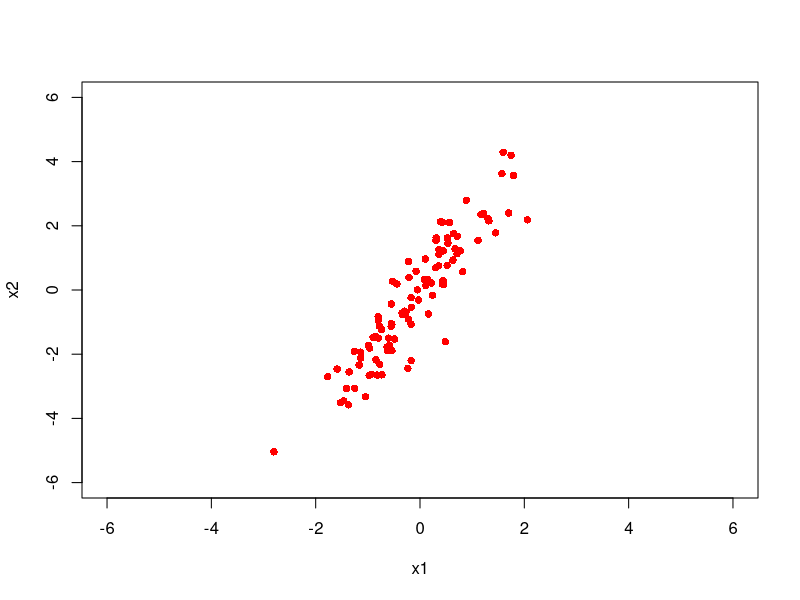
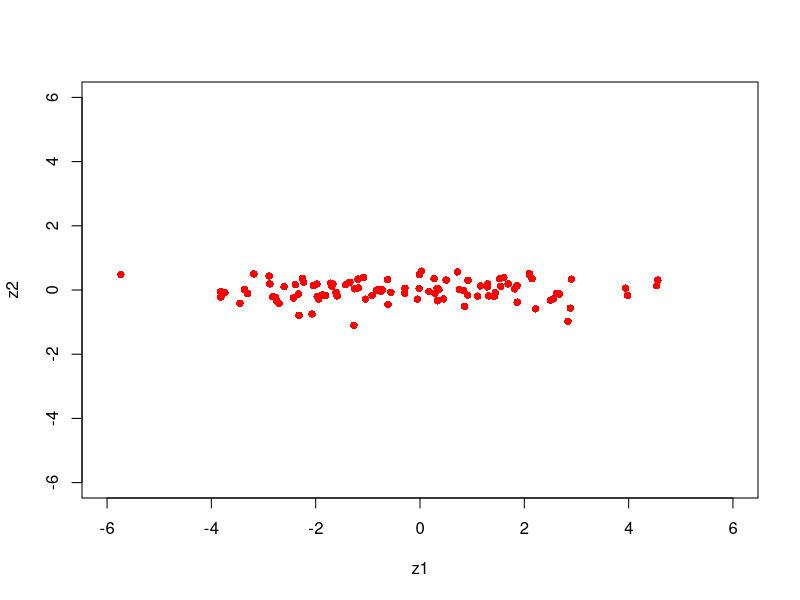
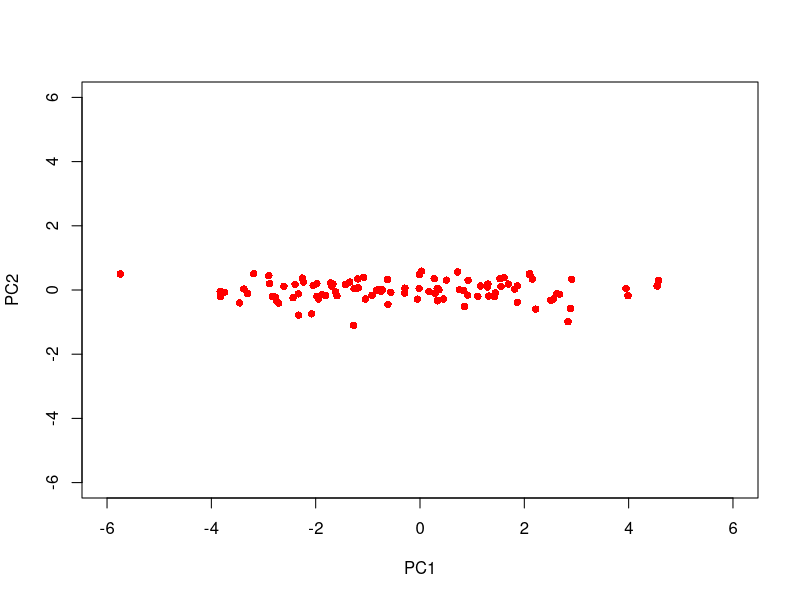
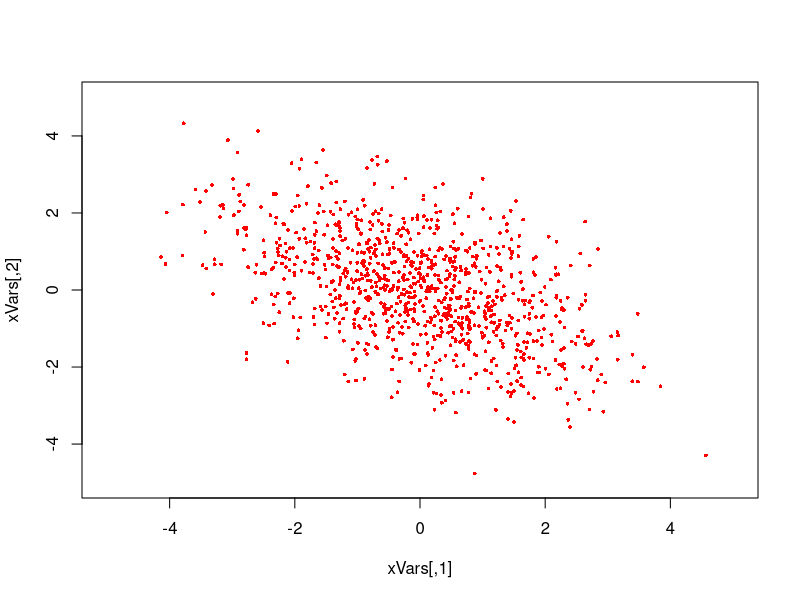
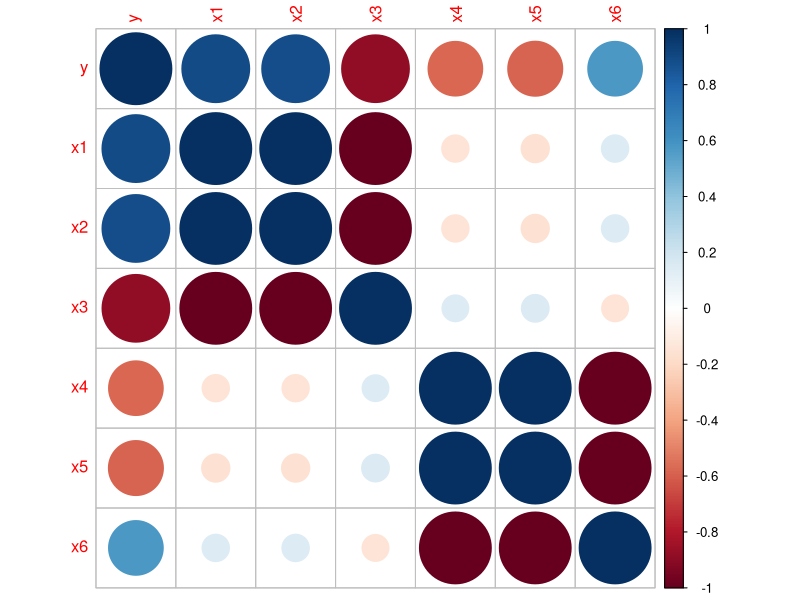
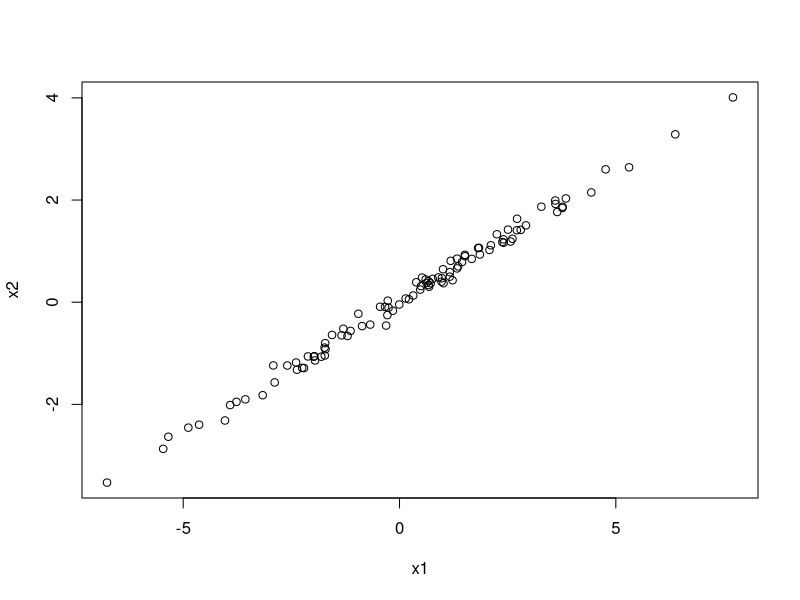
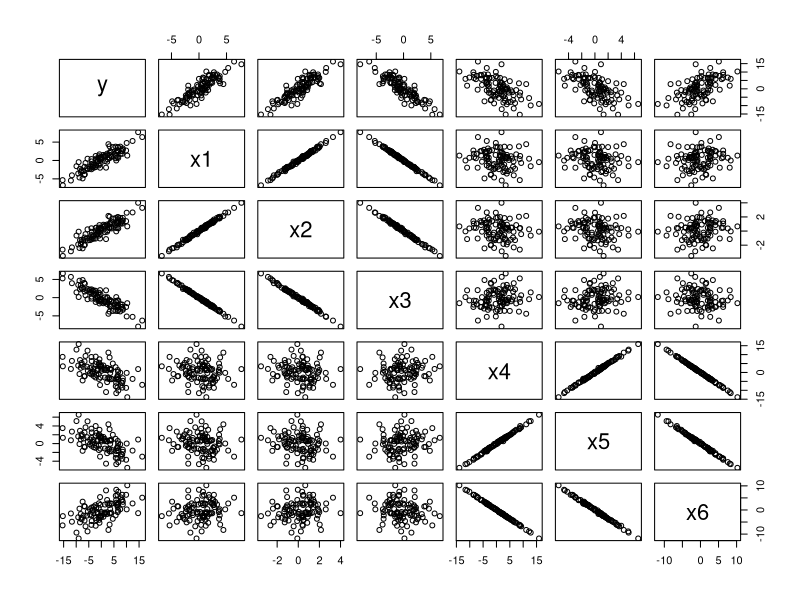
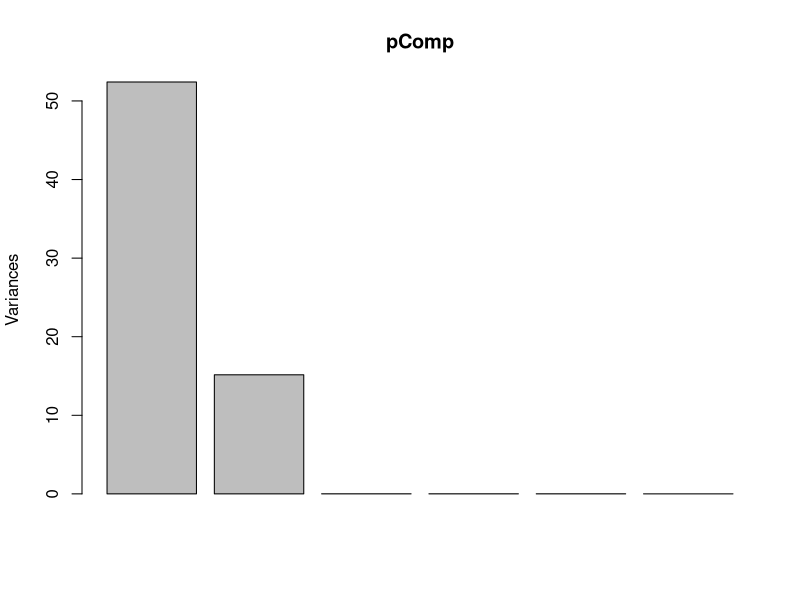

Generate these figures, in order, with R:

library(car)
library(corrplot)
library(ggplot2)

#############################################################################################
# A useful funciton for visualizing the first two principal components
#############################################################################################

PCA_Plot = function(pcaData)
{
  library(ggplot2)
  
  theta = seq(0,2*pi,length.out = 100)
  circle = data.frame(x = cos(theta), y = sin(theta))
  p = ggplot(circle,aes(x,y)) + geom_path()
  
  loadings = data.frame(pcaData$rotation, .names = row.names(pcaData$rotation))
  p + geom_text(data=loadings, mapping=aes(x = PC1, y = PC2, label = .names, colour = .names, fontface="bold")) +
    coord_fixed(ratio=1) + labs(x = "PC1", y = "PC2")
}

#############################################################################################
# First Example
#
# Two x-variables that are highly correlated and one y-variable
#############################################################################################

# Make a simple correlated dataset
x1 = rnorm(100)
x2 = 2 * x1 + rnorm(100, 0, .7)

# Make a data.frame out of it and explore it
d = data.frame(x1, x2)
cov(d)
plot(d, pch=16, col="red", xlim=c(-6, 6), ylim=c(-6, 6))

# Transform the variables and plot
z1 = .41*x1 + .91*x2
z2 = -.91*x1 + .41*x2
dTrans = data.frame(z1, z2)
plot(dTrans, pch=16, col="red", xlim=c(-6, 6), ylim=c(-6, 6))

# Check out the correlation of the data
corM = cor(d)
print(corM)

# Check out the covariance of the data
covM = cov(d)
print(covM)

# Now, compute the principal components and investigate
p = prcomp(d)
print(p)
summary(p)

# Grab the matrix of eigenvectors and multiply the data by it and plot!
R = as.matrix(p$rotation)
R
dPrin = as.matrix(d) %*% R
plot(dPrin, xlim=c(-6, 6), ylim=c(-6, 6), col="red", pch=16)

#############################################################################################
# Second Example
#
# Simple eigenvalue eigenvector calculation
#############################################################################################

# Create a simple symmetric covariance matrix
covMat = matrix(c(2, -1, -1, 2), nrow=2, ncol=2)

# Compute its eigenvalues/vectors
eigen(covMat)

# Build a dataset with our simple covariance matrix
library(MASS)
xVars = mvrnorm(1000,rep(0,2),Sigma=covMat)
plot(xVars, pch=16, cex=.5, col="red", xlim=c(-5, 5), ylim=c(-5, 5))

# Compute the principal components
prcomp(xVars)   # Note that there is a small difference in the
                # covariance matrix from what we built it as
                # This is normal given that we are working with
                # a sample, not the population

#############################################################################################
# Second Example
#
# Low dimensional data hiding in many variables, significance for regression
#############################################################################################

# Build a dataset that has essentially two underlying "factors" A and B
A = rnorm(100, 0, 1)
B = rnorm(100, 0, 1)

# We use A and B to build 6 x-variables.  The first three are correlated to A and the second three to B
x1 = 2.5 * A + rnorm(100, 0, .1)
x2 = 1.3 * A + rnorm(100, 0, .1)
x3 = -2.5 * A + rnorm(100, 0, .1)
x4 = 5.6 * B + rnorm(100, 0, .1)
x5 = 2.3 * B + rnorm(100, 0, .1)
x6 = -4.1 * B + rnorm(100, 0, .1)

# Now build a dependent y variable from A and B
y = 5 * A - 3 * B

# Build a data frame
d = data.frame(y, x1, x2, x3, x4, x5, x6)

# Take a look at the summary statistics
c = cor(d)
print(round(c, 2))
library(corrplot)
corrplot(c)
plot(x1, x2)

plot(d)

# Try an initial full-fit
fit = lm(y ~ ., data=d)
summary(fit)

# Take a look at the variance inflation factors

vif(fit)

# Compute principal components and plot (gives a scree plot of the eigenvalues)
pComp = prcomp(d[,2:7])
summary(pComp)

# Gives a scree plot 
plot(pComp)

# The PCA_Plot funciton defined above plots the first two principal components by 
# Placing the labels x1 - x6 in the plane according to their "loadings" on each component
# The loadings are how much each x contributes to each component
PCA_Plot(pComp)

# Now, grab the matrix of eigenvectors (the "rotation" part of the principal component analysis)
# And multiply the x-data by the rotation matrix (notice ... on the right)
R = as.matrix(pComp$rotation)
dTmp = as.matrix(d[2:7])
dPrin = dTmp %*% R
head(dPrin)

# Now let's plot it ... a LOT simpler
plot(dPrin)

# Now we try creating a new data.frame with this rotated data and run a regression ... compare!
d2 = data.frame(dPrin)
d2$y = y
plot(d2)

fit2 = lm(y ~ ., data=d2)
summary(fit2)
summary(fit)    # Compare to the original

# Note how many significant variables achieve the same R^2!

###############################################################
# Advanced: Only for those who want to dig a little deeper
#
# Making some datasets with specific covariance matrices
###############################################################

library(MASS)
library(clusterGeneration)

covMat = matrix(c(1, 0, 0, 1), nrow=2, ncol=2)
xVars = mvrnorm(1000,rep(0,2),Sigma=covMat)
plot(xVars, pch=16, cex=.5, col="red", xlim=c(-5, 5), ylim=c(-5, 5))

covMat = matrix(c(.3333, 0, 0, 2), nrow=2, ncol=2)
xVars = mvrnorm(1000,rep(0,2),Sigma=covMat)
plot(xVars, pch=16, cex=.5, col="red", xlim=c(-5, 5), ylim=c(-5, 5))

covMat = matrix(c(5, -1, -1, 3), nrow=2, ncol=2)
xVars = mvrnorm(1000,rep(0,2),Sigma=covMat)
plot(xVars, pch=16, cex=.5, col="red", xlim=c(-7, 7), ylim=c(-7, 7), xlab="x1", ylab="x2")
